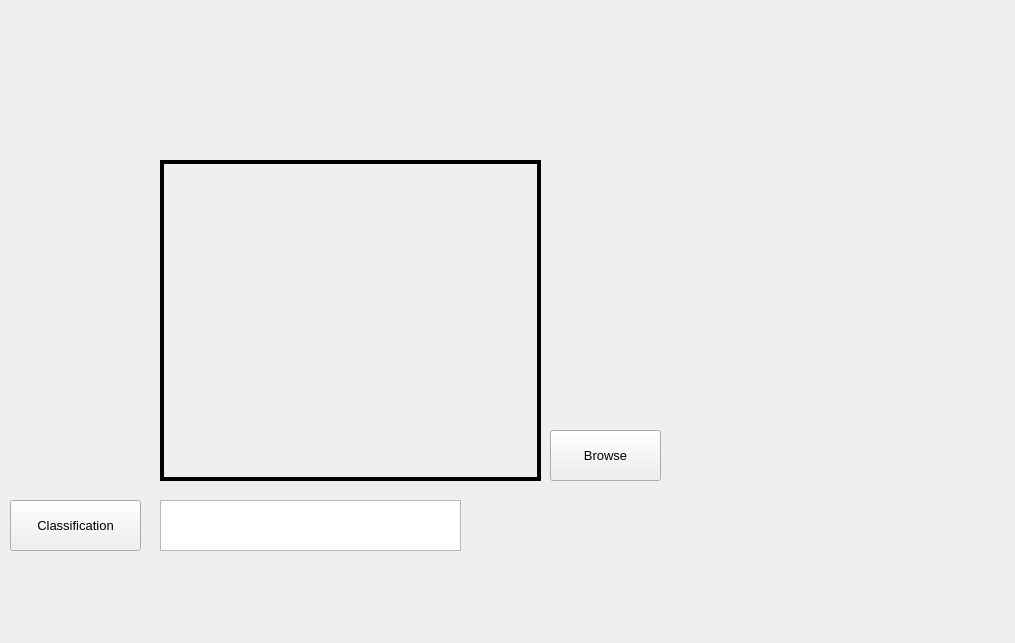
<?xml version="1.0" encoding="UTF-8"?>
<ui version="4.0">
 <class>MainWindow</class>
 <widget class="QMainWindow" name="MainWindow">
  <property name="geometry">
   <rect>
    <x>0</x>
    <y>0</y>
    <width>1015</width>
    <height>643</height>
   </rect>
  </property>
  <property name="windowTitle">
   <string>MainWindow</string>
  </property>
  <widget class="QWidget" name="centralwidget">
   <widget class="QLabel" name="label">
    <property name="geometry">
     <rect>
      <x>-6</x>
      <y>-5</y>
      <width>1021</width>
      <height>651</height>
     </rect>
    </property>
    <property name="styleSheet">
     <string notr="true">background-image: url(:/newPrefix/bg.png);</string>
    </property>
    <property name="text">
     <string/>
    </property>
    <property name="pixmap">
     <pixmap resource="rcs.qrc">:/newPrefix/bg.png</pixmap>
    </property>
    <property name="scaledContents">
     <bool>true</bool>
    </property>
   </widget>
   <widget class="QLabel" name="label_2">
    <property name="geometry">
     <rect>
      <x>160</x>
      <y>160</y>
      <width>381</width>
      <height>321</height>
     </rect>
    </property>
    <property name="styleSheet">
     <string notr="true">image: url(:/newPrefix/Arc_de_Triomphe.jpg);</string>
    </property>
    <property name="frameShape">
     <enum>QFrame::Box</enum>
    </property>
    <property name="frameShadow">
     <enum>QFrame::Plain</enum>
    </property>
    <property name="lineWidth">
     <number>4</number>
    </property>
    <property name="text">
     <string/>
    </property>
    <property name="pixmap">
     <pixmap resource="rcs.qrc">:/newPrefix/Arc_de_Triomphe.jpg</pixmap>
    </property>
    <property name="scaledContents">
     <bool>true</bool>
    </property>
   </widget>
   <widget class="QPushButton" name="pushButton">
    <property name="geometry">
     <rect>
      <x>550</x>
      <y>430</y>
      <width>111</width>
      <height>51</height>
     </rect>
    </property>
    <property name="font">
     <font>
      <pointsize>10</pointsize>
     </font>
    </property>
    <property name="text">
     <string>Browse</string>
    </property>
   </widget>
   <widget class="QPushButton" name="pushButton_2">
    <property name="geometry">
     <rect>
      <x>10</x>
      <y>500</y>
      <width>131</width>
      <height>51</height>
     </rect>
    </property>
    <property name="font">
     <font>
      <pointsize>10</pointsize>
     </font>
    </property>
    <property name="text">
     <string>Classification</string>
    </property>
   </widget>
   <widget class="QTextEdit" name="textEdit">
    <property name="geometry">
     <rect>
      <x>160</x>
      <y>500</y>
      <width>301</width>
      <height>51</height>
     </rect>
    </property>
   </widget>
  </widget>
 </widget>
 <resources>
  <include location="rcs.qrc"/>
 </resources>
 <connections/>
</ui>
